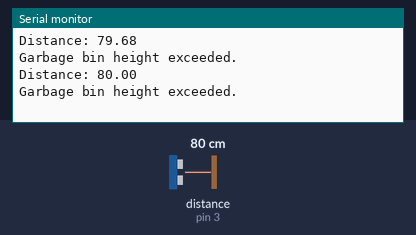
This sketch was run on a simulated Arduino Uno, built with avr-gcc and run on an emulated ATmega328P. Parts: the last lines printed to the serial monitor. Wiring (inferred from the names in the program): ultrasonic range finder: trigger pin 2; echo pin 3. The test bench sets the inputs (shaded band); at power-on: distance to the obstacle (sensor on pin 3) 80 cm. The echo pulse lasts 58.3 µs per cm.

Above: at 1.8 s.
1.9 s: distance to the obstacle (sensor on pin 3) set to 64 cm
At 2.8 s:
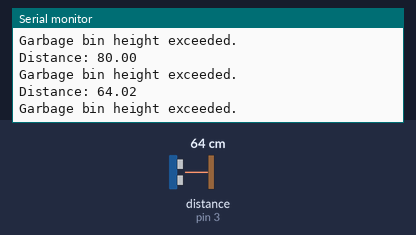
3.4 s: distance to the obstacle (sensor on pin 3) set to 54 cm
At 4.8 s:
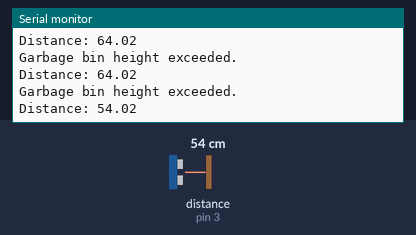
Timing chart, 0 to 6.4 s (numbered marks = the images above; inputs shaded):
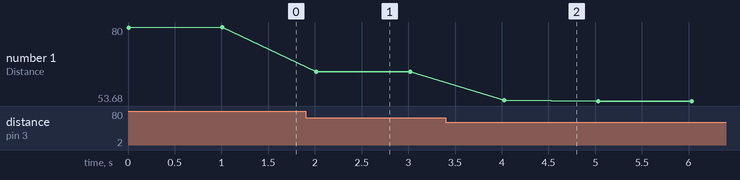

Measured:
- the behaviour switches between 60 and 59 cm on distance to the obstacle (sensor on pin 3) (found by bisection; images 1 and 2)
- after the input at 1.9 s, the serial monitor: prints a new line after 0.12 s (image 1)
- after the input at 3.4 s, the serial monitor: prints a new line after 0.63 s (image 2)
- plotted number 1: 80 → 64.02 after the input at 1.9 s, 64.02 → 53.68 after the input at 3.4 s

The sketch:

code.ino
```cpp
#define TRIGGER_PIN 2
#define ECHO_PIN 3

const float MAX_HEIGHT = 60; // Ketinggian maksimal kotak sampah dalam sentimeter

void setup() {
  Serial.begin(115200);
  pinMode(TRIGGER_PIN, OUTPUT);
  pinMode(ECHO_PIN, INPUT);
}

void loop() {
  digitalWrite(TRIGGER_PIN, LOW);
  delayMicroseconds(2);
  digitalWrite(TRIGGER_PIN, HIGH);
  delayMicroseconds(10);
  digitalWrite(TRIGGER_PIN, LOW);

  unsigned long duration = pulseIn(ECHO_PIN, HIGH, 30000); // 30ms timeout
  float distance = (duration / 2.0) * 0.0343; // Convert to centimeters

  if (duration == 0) {
    Serial.println("Measurement timeout.");
  } else {
    Serial.print("Distance: ");
    Serial.println(distance);

    if (distance < 20 && distance > 3) {
      Serial.println("Garbage bin is almost full.");
    }

    if (distance > MAX_HEIGHT) {
      Serial.println("Garbage bin height exceeded.");
    }

    if (distance >= 2 && distance < 3) {
      Serial.println("Please empty the garbage.");
    }
  }

    delay(1000);
}
```
